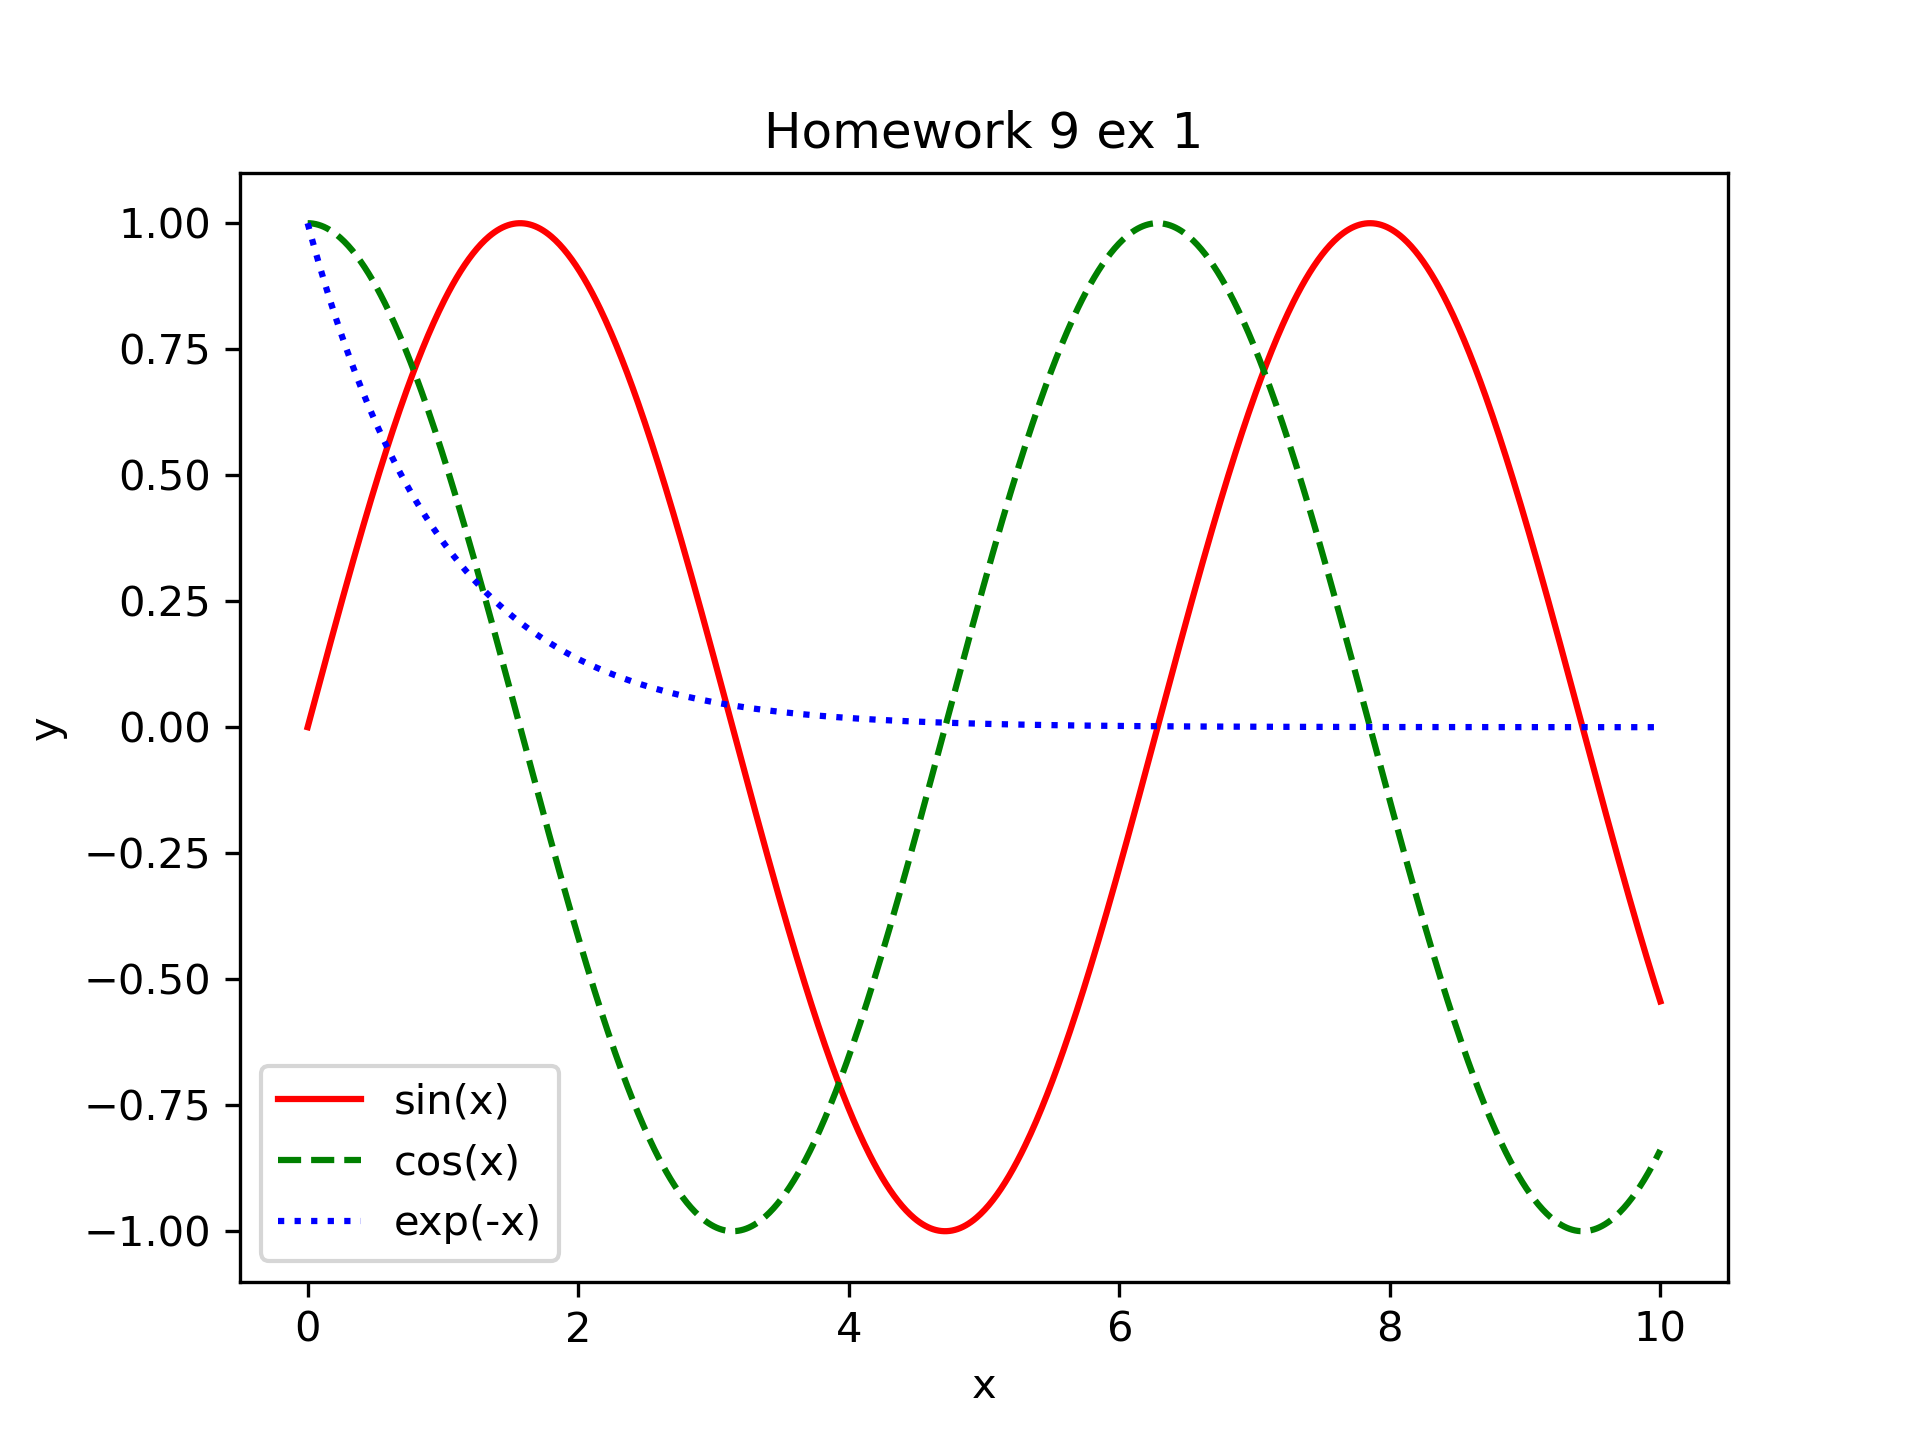

Source code (Python):
import matplotlib.pyplot as plt
import numpy as np

x = np.linspace(0, 10, 1000)

fig, ax = plt.subplots(1, 1)

ax.plot(x, np.sin(x), '-r', label="sin(x)")
ax.plot(x, np.cos(x), '--g', label="cos(x)")
ax.plot(x, np.exp(-x), ':b', label="exp(-x)")

ax.set_title("Homework 9 ex 1")
ax.set_xlabel("x")
ax.set_ylabel("y")
ax.legend()

fig.savefig("Homeworks/ex9-1.png", dpi=300)
# plt.show()
